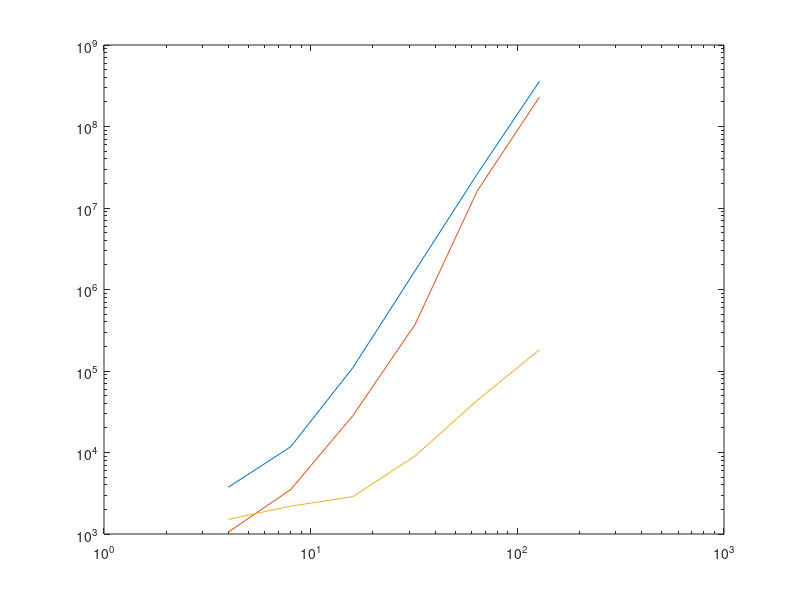

Source code (MATLAB):
data = [3754 11751 109742 1697966 26194731 358813933; 
1060 3500 28289 372684 16207242 230059816;
1512 2197 2875 9050 43683 182527];

scale = 2 .^(2:7);

loglog(scale, data(1,:), scale, data(2,:), scale, data(3,:));